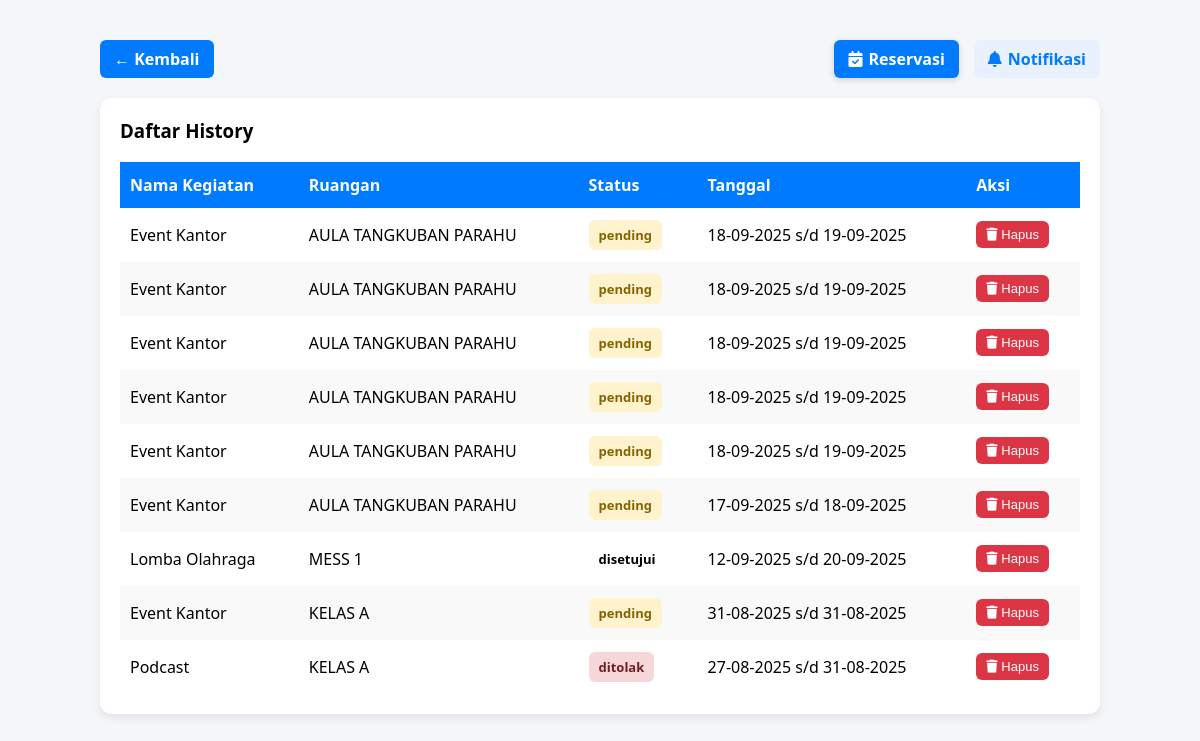
The app's page /history.php (signed in) with its own data.
### tables this page shows
CREATE TABLE `reservasi` (
  `id` int(11) NOT NULL,
  `Nama` varchar(225) NOT NULL,
  `NoHP` varchar(225) NOT NULL,
  `Email` varchar(225) NOT NULL,
  `NamaKegiatan` varchar(225) NOT NULL,
  `Pengusul` varchar(225) NOT NULL,
  `Namainstansi` varchar(225) NOT NULL,
  `Alamat` varchar(225) NOT NULL,
  `TanggalAwal` varchar(255) NOT NULL,
  `TanggalAkhir` varchar(255) NOT NULL,
  `WaktuAwal` varchar(255) NOT NULL,
  `WaktuAkhir` varchar(255) NOT NULL,
  `JenisUsulan` varchar(225) NOT NULL,
  `Ruangan` varchar(255) DEFAULT NULL,
  `status` enum('pending','proses','disetujui','ditolak') DEFAULT 'pending',
  `lampiran` varchar(255) DEFAULT NULL
);

### history.php (the view, shortened to what this page needs)
<?php
include 'koneksi.php';
$id = $_SESSION['id'];
$user = $koneksi->query("SELECT email FROM akun WHERE id='$id'")->fetch_assoc();
$email = $user['email'];
$reservasi = $koneksi->query("
    SELECT id, NamaKegiatan, Ruangan, status, TanggalAwal, TanggalAkhir
    FROM reservasi
    WHERE Email='" . $koneksi->real_escape_string($email) . "'
    ORDER BY TanggalAwal DESC
");
$current_page = basename($_SERVER['PHP_SELF']);
?>
<!DOCTYPE html>
<html lang="id">
<head>
  <link rel="stylesheet" href="https://cdnjs.cloudflare.com/ajax/libs/font-awesome/6.5.0/css/all.min.css">
</head>
<body>
  <div class="container">
    <div class="top-bar">
      <a href="Dashboard.php" class="btn-back">← Kembali</a>
      <div class="nav-history">
        <a href="history.php" class="<?= $current_page == 'history.php' ? 'active' : '' ?>">
          <i class="fa-solid fa-calendar-check"></i> Reservasi
        </a>
        <a href="notifikasi.php" class="<?= $current_page == 'notifikasi.php' ? 'active' : '' ?>">
          <i class="fa-solid fa-bell"></i> Notifikasi
        </a>
      </div>
    </div>
    <div class="card">
      <h3>Daftar History</h3>
      <table>
        <thead>
          <tr>
            <th>Nama Kegiatan</th>
            <th>Ruangan</th>
            <th>Status</th>
            <th>Tanggal</th>
            <th>Aksi</th>
          </tr>
        </thead>
        <tbody>
          <?php while ($row = $reservasi->fetch_assoc()):
            $statusClass = strtolower($row['status']);
            ?>
            <tr>
              <td data-label="Nama Kegiatan"><?= htmlspecialchars($row['NamaKegiatan']); ?></td>
              <td data-label="Ruangan"><?= htmlspecialchars($row['Ruangan']); ?></td>
              <td data-label="Status">
                <span class="status <?= $statusClass; ?>"><?= htmlspecialchars($row['status']); ?></span>
              </td>
              <td data-label="Tanggal">
                <?= date("d-m-Y", strtotime($row['TanggalAwal'])) . " s/d " . date("d-m-Y", strtotime($row['TanggalAkhir'])); ?>
              </td>
              <td data-label="Aksi">
                <button class="btn-delete" onclick="confirmDelete(<?= $row['id']; ?>)">
                  <i class="fa-solid fa-trash"></i> Hapus
                </button>
              </td>
            </tr>
          <?php endwhile; ?>
        </tbody>
      </table>
    </div>
  </div>
</body>
</html>

### history.php (style rules this page uses)
body { font-family: 'Segoe UI', Tahoma, Geneva, Verdana, sans-serif; background: #f4f6f9; margin: 0; padding: 0; }
.container { padding: 20px; max-width: 1000px; margin: 20px auto; }
.top-bar { display: flex; justify-content: space-between; align-items: center; margin-bottom: 20px; flex-wrap: wrap; gap: 12px; }
.btn-back { background: #007bff; color: white; border: none; padding: 8px 14px; border-radius: 6px; font-weight: bold; cursor: pointer; transition: 0.3s; text-decoration: none; display: inline-block; flex-shrink: 0; }
.nav-history { display: flex; gap: 15px; flex-wrap: wrap; justify-content: flex-end; }
.nav-history a { text-decoration: none; padding: 8px 14px; border-radius: 6px; background: #e9f1ff; color: #007bff; font-weight: 600; transition: 0.3s; display: flex; align-items: center; gap: 6px; }
.nav-history a.active { background: #007bff; color: white; box-shadow: 0 2px 6px rgba(0, 0, 0, 0.15); }
.card { background: white; border-radius: 12px; padding: 20px; box-shadow: 0 4px 8px rgba(0, 0, 0, 0.08); }
.card h3 { margin-top: 0; }
table { width: 100%; border-collapse: collapse; margin-top: 10px; }
th, td { padding: 12px 10px; text-align: left; }
th { background: #007bff; color: white; }
tr:nth-child(even) { background: #f9f9f9; }
.status { font-weight: bold; padding: 6px 10px; border-radius: 6px; font-size: 13px; display: inline-block; }
.status.ditolak { background: #f8d7da; color: #721c24; }
.status.pending { background: #fff3cd; color: #856404; }
.btn-delete { color: white; background: #dc3545; padding: 6px 10px; border-radius: 6px; text-decoration: none; font-size: 13px; transition: 0.2s; cursor: pointer; border: none; }

### records on screen
reservasi: NamaKegiatan "Event Kantor", Ruangan "AULA TANGKUBAN PARAHU", status "pending", TanggalAwal "18-09-2025", TanggalAkhir "19-09-2025"
reservasi: NamaKegiatan "Event Kantor", Ruangan "AULA TANGKUBAN PARAHU", status "pending", TanggalAwal "18-09-2025", TanggalAkhir "19-09-2025"
reservasi: NamaKegiatan "Event Kantor", Ruangan "AULA TANGKUBAN PARAHU", status "pending", TanggalAwal "18-09-2025", TanggalAkhir "19-09-2025"
reservasi: NamaKegiatan "Event Kantor", Ruangan "AULA TANGKUBAN PARAHU", status "pending", TanggalAwal "18-09-2025", TanggalAkhir "19-09-2025"
reservasi: NamaKegiatan "Event Kantor", Ruangan "AULA TANGKUBAN PARAHU", status "pending", TanggalAwal "18-09-2025", TanggalAkhir "19-09-2025"
reservasi: NamaKegiatan "Event Kantor", Ruangan "AULA TANGKUBAN PARAHU", status "pending", TanggalAwal "17-09-2025", TanggalAkhir "18-09-2025"
reservasi: NamaKegiatan "Lomba Olahraga", Ruangan "MESS 1", status "disetujui", TanggalAwal "12-09-2025", TanggalAkhir "20-09-2025"
reservasi: NamaKegiatan "Event Kantor", Ruangan "KELAS A", status "pending", TanggalAwal "31-08-2025", TanggalAkhir "31-08-2025"
reservasi: NamaKegiatan "Podcast", Ruangan "KELAS A", status "ditolak", TanggalAwal "27-08-2025", TanggalAkhir "31-08-2025"
